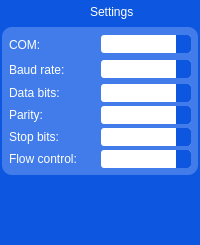
               <widget class="QFrame" name="connection_page_menu_settings">
                <property name="sizePolicy">
                 <sizepolicy hsizetype="Expanding" vsizetype="Expanding">
                  <horstretch>0</horstretch>
                  <verstretch>0</verstretch>
                 </sizepolicy>
                </property>
                <property name="minimumSize">
                 <size>
                  <width>0</width>
                  <height>0</height>
                 </size>
                </property>
                <property name="maximumSize">
                 <size>
                  <width>300</width>
                  <height>16777215</height>
                 </size>
                </property>
                <property name="styleSheet">
                 <string notr="true">/*window content stacked connection menu settings*/

QFrame, QLabel {
    background-color: #0d56df;/*accent3*/
    color: #fff;/*accent1*/
	padding: 0;
	margin: 0;
	text-align: left;
	border: none;
}

QPushButton{
	background-color: #0d56df; /*accent3*/
    color: #fff;/*accent1*/
	margin: 0;
	text-align: center;
	padding: 0;
	border-top-left-radius: 0px;
	border-top-right-radius: 0px;
	border-bottom-left-radius: 10px;
	border-bottom-right-radius: 10px;
}

QPushButton:hover{
	background-color:#417cea; /*accent2*/
}

</string>
                </property>
                <layout class="QVBoxLayout" name="verticalLayout_14">
                 <property name="spacing">
                  <number>0</number>
                 </property>
                 <property name="leftMargin">
                  <number>2</number>
                 </property>
                 <property name="topMargin">
                  <number>2</number>
                 </property>
                 <property name="rightMargin">
                  <number>2</number>
                 </property>
                 <property name="bottomMargin">
                  <number>2</number>
                 </property>
                 <item alignment="Qt::AlignHCenter">
                  <widget class="QFrame" name="connection_page_menu_settings_title">
                   <property name="styleSheet">
                    <string notr="true">color:#fff;</string>
                   </property>
                   <property name="frameShape">
                    <enum>QFrame::StyledPanel</enum>
                   </property>
                   <property name="frameShadow">
                    <enum>QFrame::Raised</enum>
                   </property>
                   <layout class="QHBoxLayout" name="horizontalLayout_16">
                    <property name="spacing">
                     <number>5</number>
                    </property>
                    <property name="leftMargin">
                     <number>0</number>
                    </property>
                    <property name="topMargin">
                     <number>0</number>
                    </property>
                    <property name="rightMargin">
                     <number>0</number>
                    </property>
                    <property name="bottomMargin">
                     <number>5</number>
                    </property>
                    <item>
                     <widget class="QLabel" name="settings_icon">
                      <property name="minimumSize">
                       <size>
                        <width>20</width>
                        <height>20</height>
                       </size>
                      </property>
                      <property name="maximumSize">
                       <size>
                        <width>20</width>
                        <height>20</height>
                       </size>
                      </property>
                      <property name="text">
                       <string/>
                      </property>
                      <property name="pixmap">
                       <pixmap resource="../resources/resources.qrc">:/icons/icons/settings.svg</pixmap>
                      </property>
                      <property name="scaledContents">
                       <bool>true</bool>
                      </property>
                     </widget>
                    </item>
                    <item>
                     <widget class="QLabel" name="settings_title">
                      <property name="text">
                       <string>Settings</string>
                      </property>
                     </widget>
                    </item>
                   </layout>
                  </widget>
                 </item>
                 <item alignment="Qt::AlignTop">
                  <widget class="QFrame" name="connection_settings_frame">
                   <property name="sizePolicy">
                    <sizepolicy hsizetype="Expanding" vsizetype="Expanding">
                     <horstretch>0</horstretch>
                     <verstretch>0</verstretch>
                    </sizepolicy>
                   </property>
                   <property name="minimumSize">
                    <size>
                     <width>0</width>
                     <height>0</height>
                    </size>
                   </property>
                   <property name="styleSheet">
                    <string notr="true">/*window content connection page settings frame*/

#connection_settings_frame, basic_connection_settings_frame, advanced_connection_settings_frame, QFrame{
	background-color: #417cea; /*accent2*/
	margin: 0;
	border-radius: 10px;
}

QComboBox {
    background-color: #fff; /*accent1*/
	margin:0;
	border-radius:3px;
    padding: 1px 10px;
}

QComboBox:editable {
    background: #fff; /*accent1*/
}

QListView {
	background-color:#fff; /*accent1*/
	color:#000;
}

QComboBox::drop-down {
	background-color: #0d56df; /*accent3*/
    subcontrol-origin: padding;
    subcontrol-position: top right;
    width: 15px;

    border-top-right-radius: 3px;
    border-bottom-right-radius: 3px;
}

QComboBox::down-arrow {
   image: url(../resources/icons/chevron-down.svg);
	width:10px;
}

QComboBox::down-arrow:on {
   image: url(../resources/icons/chevron-up.svg);
   width:10px;
}</string>
                   </property>
                   <property name="frameShape">
                    <enum>QFrame::StyledPanel</enum>
                   </property>
                   <property name="frameShadow">
                    <enum>QFrame::Raised</enum>
                   </property>
                   <layout class="QVBoxLayout" name="verticalLayout_17">
                    <property name="spacing">
                     <number>0</number>
                    </property>
                    <property name="leftMargin">
                     <number>5</number>
                    </property>
                    <property name="topMargin">
                     <number>5</number>
                    </property>
                    <property name="rightMargin">
                     <number>5</number>
                    </property>
                    <property name="bottomMargin">
                     <number>5</number>
                    </property>
                    <item>
                     <widget class="QFrame" name="basic_connection_settings_frame">
                      <property name="minimumSize">
                       <size>
                        <width>136</width>
                        <height>50</height>
                       </size>
                      </property>
                      <property name="frameShape">
                       <enum>QFrame::StyledPanel</enum>
                      </property>
                      <property name="frameShadow">
                       <enum>QFrame::Raised</enum>
                      </property>
                      <layout class="QVBoxLayout" name="verticalLayout_4">
                       <property name="spacing">
                        <number>0</number>
                       </property>
                       <property name="leftMargin">
                        <number>0</number>
                       </property>
                       <property name="topMargin">
                        <number>0</number>
                       </property>
                       <property name="rightMargin">
                        <number>0</number>
                       </property>
                       <property name="bottomMargin">
                        <number>0</number>
                       </property>
                       <item>
                        <widget class="QFrame" name="COM_frame">
                         <property name="frameShape">
                          <enum>QFrame::StyledPanel</enum>
                         </property>
                         <property name="frameShadow">
                          <enum>QFrame::Raised</enum>
                         </property>
                         <layout class="QHBoxLayout" name="horizontalLayout_11" stretch="0,0">
                          <property name="spacing">
                           <number>2</number>
                          </property>
                          <property name="leftMargin">
                           <number>2</number>
                          </property>
                          <property name="topMargin">
                           <number>2</number>
                          </property>
                          <property name="rightMargin">
                           <number>2</number>
                          </property>
                          <property name="bottomMargin">
                           <number>2</number>
                          </property>
                          <item>
                           <widget class="QLabel" name="COM_label">
                            <property name="text">
                             <string>COM:  </string>
                            </property>
                           </widget>
                          </item>
                          <item>
                           <widget class="QComboBox" name="COM_combobox">
                            <property name="enabled">
                             <bool>true</bool>
                            </property>
                            <property name="cursor">
                             <cursorShape>PointingHandCursor</cursorShape>
                            </property>
                            <property name="editable">
                             <bool>false</bool>
                            </property>
                            <property name="iconSize">
                             <size>
                              <width>10</width>
                              <height>10</height>
                             </size>
                            </property>
                           </widget>
                          </item>
                         </layout>
                        </widget>
                       </item>
                       <item>
                        <widget class="QFrame" name="baud_frame">
                         <property name="frameShape">
                          <enum>QFrame::StyledPanel</enum>
                         </property>
                         <property name="frameShadow">
                          <enum>QFrame::Raised</enum>
                         </property>
                         <layout class="QHBoxLayout" name="horizontalLayout_12">
                          <property name="spacing">
                           <number>2</number>
                          </property>
                          <property name="leftMargin">
                           <number>2</number>
                          </property>
                          <property name="topMargin">
                           <number>2</number>
                          </property>
                          <property name="rightMargin">
                           <number>2</number>
                          </property>
                          <property name="bottomMargin">
                           <number>2</number>
                          </property>
                          <item>
                           <widget class="QLabel" name="baud_label">
                            <property name="text">
                             <string>Baud rate:  </string>
                            </property>
                           </widget>
                          </item>
                          <item>
                           <widget class="QComboBox" name="baud_combobox">
                            <property name="enabled">
                             <bool>true</bool>
                            </property>
                            <property name="cursor">
                             <cursorShape>PointingHandCursor</cursorShape>
                            </property>
                            <property name="editable">
                             <bool>false</bool>
                            </property>
                           </widget>
                          </item>
                         </layout>
                        </widget>
                       </item>
                      </layout>
                     </widget>
                    </item>
                    <item>
                     <widget class="QFrame" name="advanced_connection_settings_frame">
                      <property name="minimumSize">
                       <size>
                        <width>0</width>
                        <height>0</height>
                       </size>
                      </property>
                      <property name="maximumSize">
                       <size>
                        <width>16777215</width>
                        <height>110</height>
                       </size>
                      </property>
                      <property name="styleSheet">
                       <string notr="true"/>
                      </property>
                      <layout class="QVBoxLayout" name="verticalLayout_7">
                       <property name="spacing">
                        <number>0</number>
                       </property>
                       <property name="leftMargin">
                        <number>0</number>
                       </property>
                       <property name="topMargin">
                        <number>0</number>
                       </property>
                       <property name="rightMargin">
                        <number>0</number>
                       </property>
                       <property name="bottomMargin">
                        <number>0</number>
                       </property>
                       <item>
                        <widget class="QFrame" name="databits_frame">
                         <property name="styleSheet">
                          <string notr="true"/>
                         </property>
                         <property name="frameShape">
                          <enum>QFrame::StyledPanel</enum>
                         </property>
                         <property name="frameShadow">
                          <enum>QFrame::Raised</enum>
                         </property>
                         <layout class="QHBoxLayout" name="horizontalLayout_7">
                          <property name="spacing">
                           <number>2</number>
                          </property>
                          <property name="leftMargin">
                           <number>2</number>
                          </property>
                          <property name="topMargin">
                           <number>2</number>
                          </property>
                          <property name="rightMargin">
                           <number>2</number>
                          </property>
                          <property name="bottomMargin">
                           <number>2</number>
                          </property>
                          <item>
                           <widget class="QLabel" name="databits_label">
                            <property name="text">
                             <string>Data bits:  </string>
                            </property>
                           </widget>
                          </item>
                          <item>
                           <widget class="QComboBox" name="databits_combobox">
                            <property name="enabled">
                             <bool>true</bool>
                            </property>
                            <property name="cursor">
                             <cursorShape>PointingHandCursor</cursorShape>
                            </property>
                            <property name="styleSheet">
                             <string notr="true"/>
                            </property>
                            <property name="editable">
                             <bool>false</bool>
                            </property>
                           </widget>
                          </item>
                         </layout>
                        </widget>
                       </item>
                       <item>
                        <widget class="QFrame" name="parity_frame">
                         <property name="frameShape">
                          <enum>QFrame::StyledPanel</enum>
                         </property>
                         <property name="frameShadow">
                          <enum>QFrame::Raised</enum>
                         </property>
                         <layout class="QHBoxLayout" name="horizontalLayout_8">
                          <property name="spacing">
                           <number>2</number>
                          </property>
                          <property name="leftMargin">
                           <number>2</number>
                          </property>
                          <property name="topMargin">
                           <number>2</number>
                          </property>
                          <property name="rightMargin">
                           <number>2</number>
                          </property>
                          <property name="bottomMargin">
                           <number>2</number>
                          </property>
                          <item>
                           <widget class="QLabel" name="parity_label">
                            <property name="text">
                             <string>Parity:  </string>
                            </property>
                           </widget>
                          </item>
                          <item>
                           <widget class="QComboBox" name="parity_combobox">
                            <property name="enabled">
                             <bool>true</bool>
                            </property>
                            <property name="cursor">
                             <cursorShape>PointingHandCursor</cursorShape>
                            </property>
                            <property name="editable">
                             <bool>false</bool>
                            </property>
                           </widget>
                          </item>
                         </layout>
                        </widget>
                       </item>
                       <item>
                        <widget class="QFrame" name="stopbits_frame">
                         <property name="frameShape">
                          <enum>QFrame::StyledPanel</enum>
                         </property>
                         <property name="frameShadow">
                          <enum>QFrame::Raised</enum>
                         </property>
                         <layout class="QHBoxLayout" name="horizontalLayout_9">
                          <property name="spacing">
                           <number>2</number>
                          </property>
                          <property name="leftMargin">
                           <number>2</number>
                          </property>
                          <property name="topMargin">
                           <number>2</number>
                          </property>
                          <property name="rightMargin">
                           <number>2</number>
                          </property>
                          <property name="bottomMargin">
                           <number>2</number>
                          </property>
                          <item>
                           <widget class="QLabel" name="stopbits_label">
                            <property name="text">
                             <string>Stop bits:  </string>
                            </property>
                           </widget>
                          </item>
                          <item>
                           <widget class="QComboBox" name="stopbits_combobox">
                            <property name="enabled">
                             <bool>true</bool>
                            </property>
                            <property name="cursor">
                             <cursorShape>PointingHandCursor</cursorShape>
                            </property>
                            <property name="editable">
                             <bool>false</bool>
                            </property>
                            <property name="currentIndex">
                             <number>-1</number>
                            </property>
                           </widget>
                          </item>
                         </layout>
                        </widget>
                       </item>
                       <item>
                        <widget class="QFrame" name="flowcontrol_frame">
                         <property name="frameShape">
                          <enum>QFrame::StyledPanel</enum>
                         </property>
                         <property name="frameShadow">
                          <enum>QFrame::Raised</enum>
                         </property>
                         <layout class="QHBoxLayout" name="horizontalLayout_10">
                          <property name="spacing">
                           <number>2</number>
                          </property>
                          <property name="leftMargin">
                           <number>2</number>
                          </property>
                          <property name="topMargin">
                           <number>2</number>
                          </property>
                          <property name="rightMargin">
                           <number>2</number>
                          </property>
                          <property name="bottomMargin">
                           <number>2</number>
                          </property>
                          <item>
                           <widget class="QLabel" name="flowcontrol_label">
                            <property name="text">
                             <string>Flow control:  </string>
                            </property>
                           </widget>
                          </item>
                          <item>
                           <widget class="QComboBox" name="flowcontrol_combobox">
                            <property name="enabled">
                             <bool>true</bool>
                            </property>
                            <property name="cursor">
                             <cursorShape>PointingHandCursor</cursorShape>
                            </property>
                            <property name="editable">
                             <bool>false</bool>
                            </property>
                           </widget>
                          </item>
                         </layout>
                        </widget>
                       </item>
                      </layout>
                     </widget>
                    </item>
                   </layout>
                  </widget>
                 </item>
                 <item>
                  <widget class="QFrame" name="advance_connection_settings_buttons_frame">
                   <property name="styleSheet">
                    <string notr="true"/>
                   </property>
                   <property name="frameShape">
                    <enum>QFrame::NoFrame</enum>
                   </property>
                   <property name="frameShadow">
                    <enum>QFrame::Plain</enum>
                   </property>
                   <property name="lineWidth">
                    <number>0</number>
                   </property>
                   <layout class="QVBoxLayout" name="verticalLayout_16">
                    <property name="spacing">
                     <number>0</number>
                    </property>
                    <property name="leftMargin">
                     <number>55</number>
                    </property>
                    <property name="topMargin">
                     <number>0</number>
                    </property>
                    <property name="rightMargin">
                     <number>55</number>
                    </property>
                    <property name="bottomMargin">
                     <number>0</number>
                    </property>
                    <item>
                     <widget class="QPushButton" name="hide_advance_connection_settings_button">
                      <property name="cursor">
                       <cursorShape>ClosedHandCursor</cursorShape>
                      </property>
                      <property name="text">
                       <string/>
                      </property>
                      <property name="icon">
                       <iconset resource="../resources/resources.qrc">
                        <normaloff>:/icons/icons/chevrons-up.svg</normaloff>:/icons/icons/chevrons-up.svg</iconset>
                      </property>
                      <property name="iconSize">
                       <size>
                        <width>20</width>
                        <height>20</height>
                       </size>
                      </property>
                     </widget>
                    </item>
                    <item>
                     <widget class="QPushButton" name="show_advance_connection_settings_button">
                      <property name="cursor">
                       <cursorShape>ClosedHandCursor</cursorShape>
                      </property>
                      <property name="text">
                       <string/>
                      </property>
                      <property name="icon">
                       <iconset resource="../resources/resources.qrc">
                        <normaloff>:/icons/icons/chevrons-down.svg</normaloff>:/icons/icons/chevrons-down.svg</iconset>
                      </property>
                      <property name="iconSize">
                       <size>
                        <width>20</width>
                        <height>20</height>
                       </size>
                      </property>
                     </widget>
                    </item>
                   </layout>
                  </widget>
                 </item>
                 <item>
                  <spacer name="verticalSpacer">
                   <property name="orientation">
                    <enum>Qt::Vertical</enum>
                   </property>
                   <property name="sizeHint" stdset="0">
                    <size>
                     <width>20</width>
                     <height>40</height>
                    </size>
                   </property>
                  </spacer>
                 </item>
                </layout>
               </widget>
